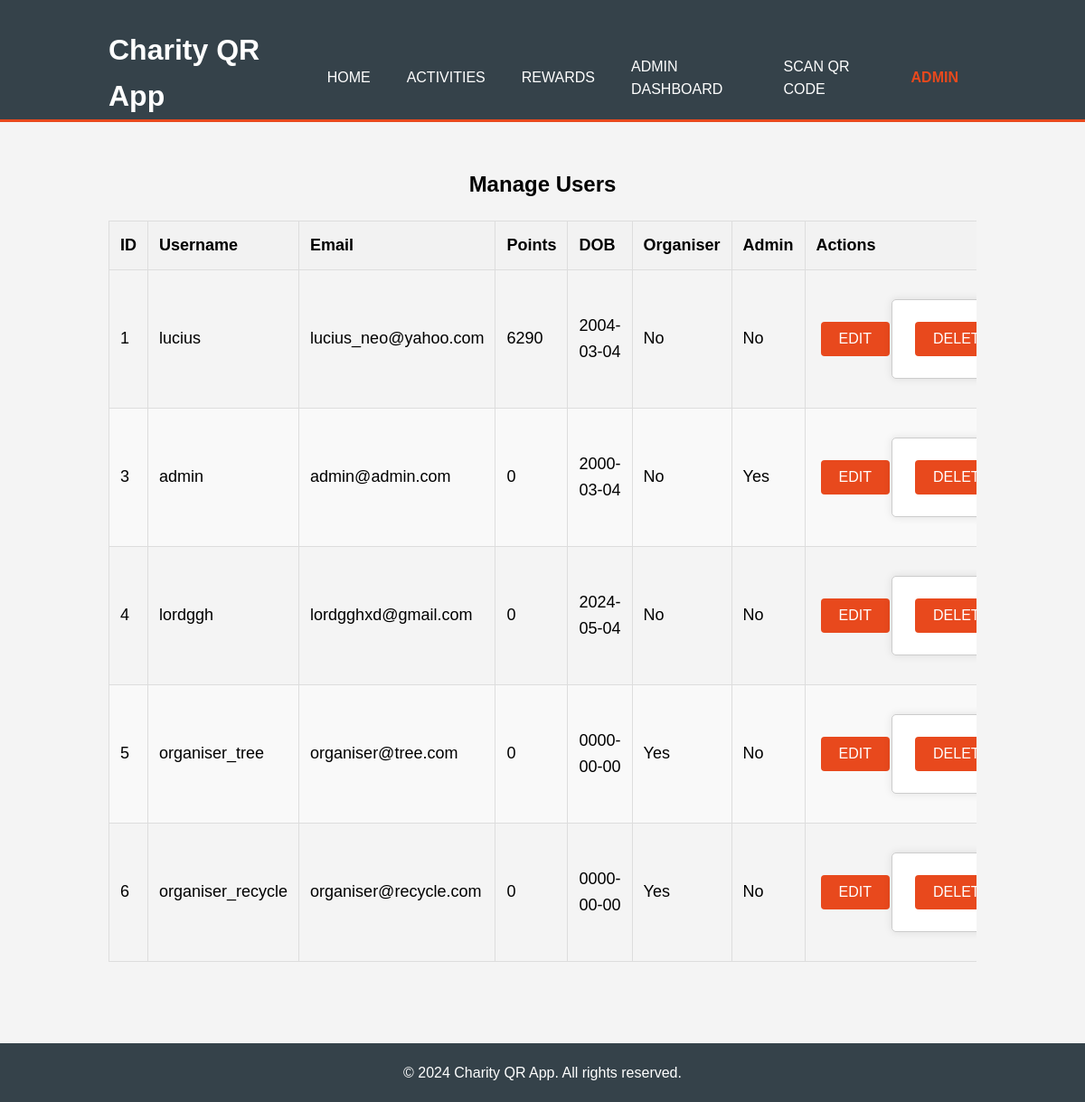
The page /manage_users.php (signed in) on the database its author committed.
### tables this page shows
CREATE TABLE `user` (
  `user_id` int(11) NOT NULL,
  `username` varchar(100) NOT NULL,
  `dob` date NOT NULL,
  `email` varchar(100) NOT NULL,
  `password` varchar(100) NOT NULL,
  `points` int(255) NOT NULL,
  `is_admin` tinyint(1) DEFAULT 0,
  `is_organiser` tinyint(1) DEFAULT 0
);

### manage_users.php (the view, shortened to what this page needs)
<?php
$conn = new mysqli('localhost', 'root', '', 'fyp_app');
$users = [];
$result = $conn->query("SELECT u.*, e.event_id AS organiser_event_id FROM user u LEFT JOIN event e ON u.user_id = e.organiser_id");
while ($row = $result->fetch_assoc()) {
    $users[] = $row;
}
include 'header.php';
?>
<main>
    <section class="manage-users">
        <div class="container">
            <h2>Manage Users</h2>
            <table class="user-table">
                <thead>
                    <tr>
                        <th>ID</th>
                        <th>Username</th>
                        <th>Email</th>
                        <th>Points</th>
                        <th>DOB</th>
                        <th>Organiser</th>
                        <th>Admin</th>
                        <th>Actions</th>
                    </tr>
                </thead>
                <tbody>
                    <?php foreach ($users as $user): ?>
                        <tr>
                            <td><?php echo $user['user_id']; ?></td>
                            <td><?php echo htmlspecialchars($user['username']); ?></td>
                            <td><?php echo htmlspecialchars($user['email']); ?></td>
                            <td><?php echo htmlspecialchars($user['points']); ?></td>
                            <td><?php echo htmlspecialchars($user['dob']); ?></td>
                            <td><?php echo $user['is_organiser'] ? 'Yes' : 'No'; ?></td>
                            <td><?php echo $user['is_admin'] ? 'Yes' : 'No'; ?></td>
                            <td>
                                <div class="form-inline">
                                    <button class="btn edit-btn" data-user='<?php echo json_encode($user); ?>' data-event='<?php echo $user['organiser_event_id']; ?>'>Edit</button>
                                    <form action="manage_users.php" method="POST">
                                        <button type="submit" name="delete_user" class="btn" onclick="return confirm('Are you sure you want to delete this user?');">Delete</button>
                                    </form>
                                </div>
                            </td>
                        </tr>
                    <?php endforeach; ?>
                </tbody>
            </table>
        </div>
    </section>
</main>
<?php include 'footer.php'; ?>

### styles.css (style rules this page uses)
* { margin: 0; padding: 0; box-sizing: border-box; }
body { font-family: Arial, sans-serif; line-height: 1.6; background-color: #f4f4f4; }
.container { width: 80%; margin: 0 auto; overflow: hidden; }
form { max-width: 400px; margin: 20px auto; padding: 20px; background: #ffffff; border: #cccccc 1px solid; border-radius: 5px; box-shadow: 0 0 10px rgba(0, 0, 0, 0.1); }
.manage-users { padding: 50px 0; text-align: center; }
.user-table { width: 100%; border-collapse: collapse; margin: 20px 0; }
.user-table th, .user-table td { border: 1px solid #ddd; padding: 8px; text-align: left; }
.user-table th { background-color: #f2f2f2; color: black; }
.user-table tr:nth-child(even) { background-color: #f9f9f9; }
.user-table th, .user-table td { padding: 12px 15px; text-align: left; }
.user-table th { background-color: #e8491d; color: white; }
.user-table td .form-inline { display: flex; justify-content: space-between; align-items: center; }
.user-table td .form-inline button { margin-left: 5px; background: #e8491d; color: #ffffff; padding: 10px 20px; text-decoration: none; text-transform: uppercase; cursor: pointer; border: none; transition: background 0.3s; }
.user-table td .form-inline form { display: inline; }
.user-table td .form-inline .btn { background: #e8491d; color: #ffffff; padding: 10px 20px; text-decoration: none; text-transform: uppercase; cursor: pointer; border: none; transition: background 0.3s; margin-left: 5px; }
.user-table { width: 100%; border-collapse: collapse; margin: 20px 0; font-size: 18px; text-align: left; }
.user-table th, .user-table td { padding: 12px; border-bottom: 1px solid #ddd; }
.btn { background-color: #4CAF50; color: white; padding: 10px 20px; border: none; cursor: pointer; text-align: center; display: inline-block; font-size: 16px; margin: 4px 2px; transition: 0.3s; border-radius: 4px; }

### rows shown on the page
user: user_id "1", username "lucius", email "lucius_neo@yahoo.com", points "6290", dob "2004-03-04", is_organiser "No", is_admin "No"
user: user_id "3", username "admin", email "admin@admin.com", points "0", dob "2000-03-04", is_organiser "No", is_admin "Yes"
user: user_id "4", username "lordggh", email "lordgghxd@gmail.com", points "0", dob "2024-05-04", is_organiser "No", is_admin "No"
user: user_id "5", username "organiser_tree", email "organiser@tree.com", points "0", dob "0000-00-00", is_organiser "Yes", is_admin "No"
user: user_id "6", username "organiser_recycle", email "organiser@recycle.com", points "0", dob "0000-00-00", is_organiser "Yes", is_admin "No"

### other values the page prints
$_SESSION['username'] "ADMIN"
